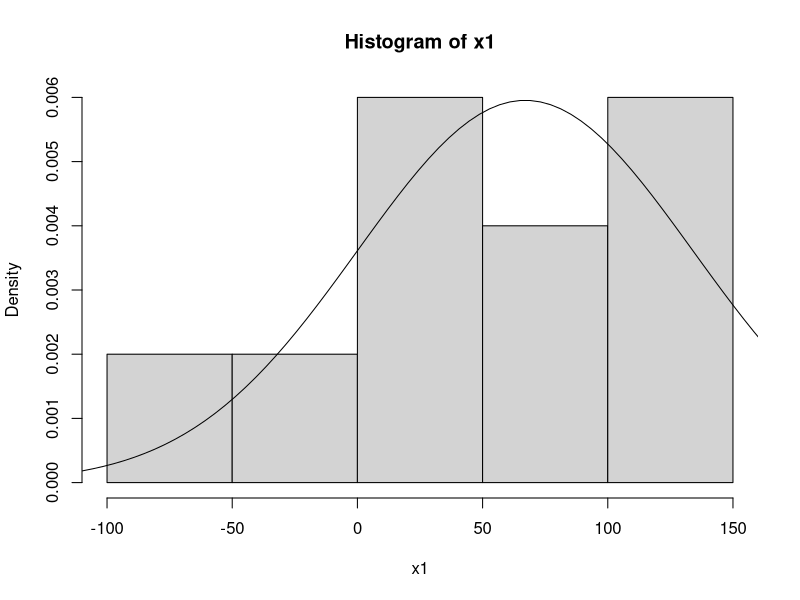
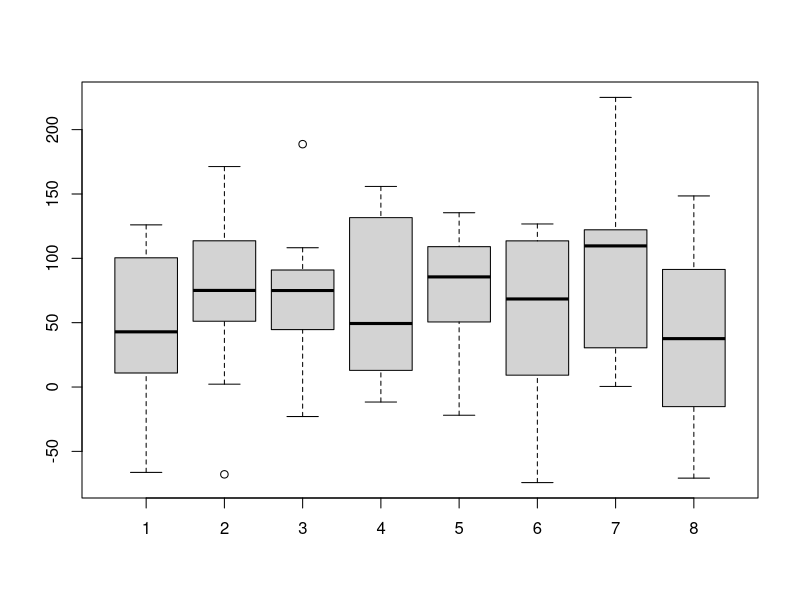

These charts were generated, in order, by the following R code:
## ---- chunk 1
a <- 67
set.seed(19690420)
x1 <- rnorm(10, a, a)
hist(x1, prob = TRUE)
x <- seq(from = a-3*a, to = a+3*a, length.out = 100)
lines(x, dnorm(x, a, a))
set.seed(19690420) 
x1 <- rnorm(10, a, a)
x2 <- rnorm(10, a, a) 
x3 <- rnorm(10, a, a)
x4 <- rnorm(10, a, a)
x5 <- rnorm(10, a, a) 
x6 <- rnorm(10, a, a)
x7 <- rnorm(10, a, a)
x8 <- rnorm(10, a, a) 
boxplot(x1, x2, x3, x4, x5, x6, x7, x8)

## ---- chunk 2

